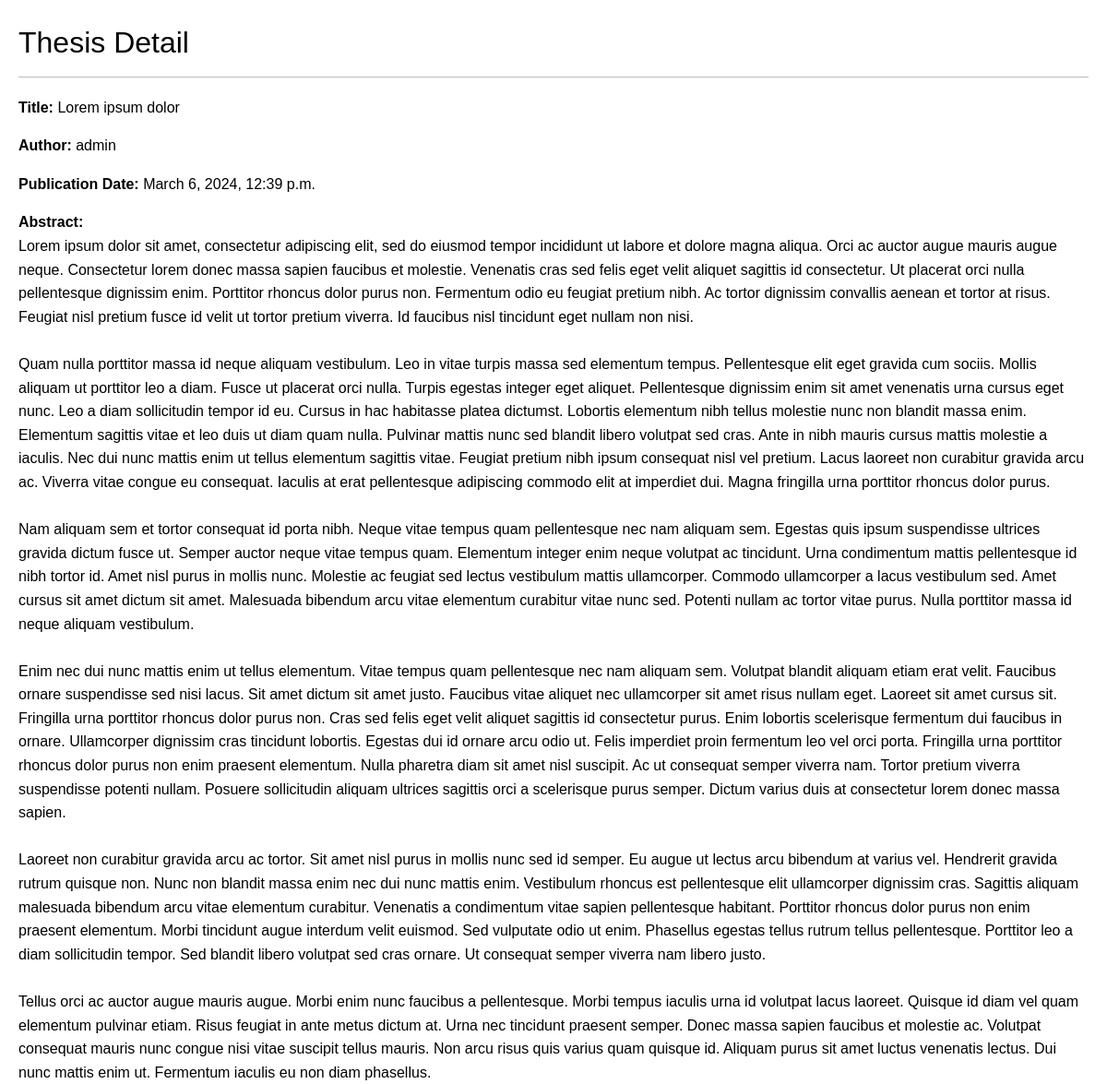
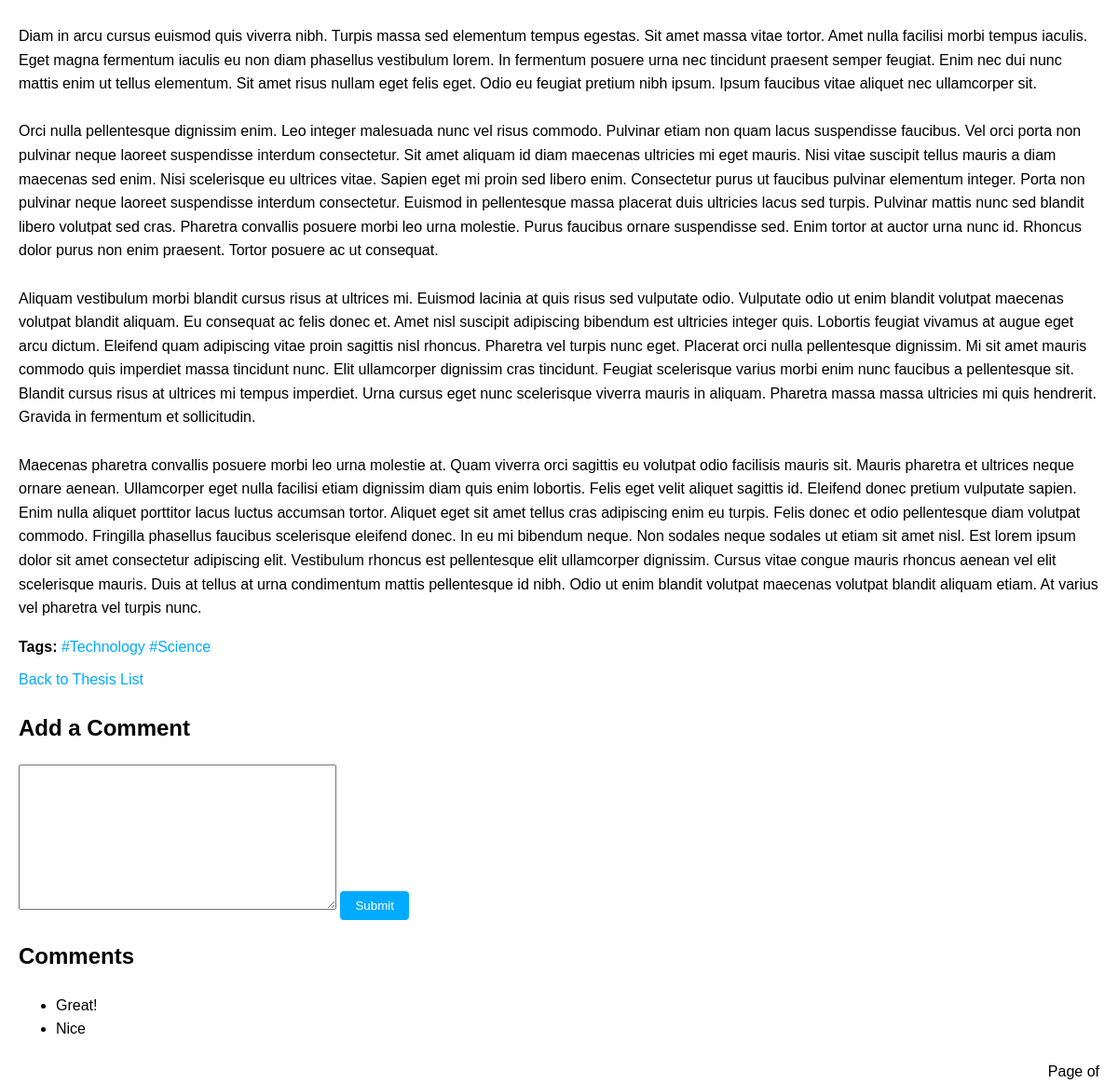
Page /thesis/4/ on the committed database (2 pictures, top to bottom).
### web/models.py (models this page shows, shortened)
class Thesis(models.Model):
    title = models.CharField(max_length=200, unique=True)
    author = models.ForeignKey(User, on_delete=models.CASCADE, related_name='theses')
    publication_date = models.DateTimeField(auto_now=True)
    abstract = models.TextField()
    tags = TaggableManager()
    class Meta:
        ordering = ['-publication_date']

class Comment(models.Model):
    thesis = models.ForeignKey(Thesis, related_name='comments', on_delete=models.CASCADE)
    text = models.TextField()
    created_at = models.DateTimeField(auto_now_add=True)

### web/views.py (the view)
# urls.py: path('thesis/<int:thesis_id>/', thesis_detail, name="post_detail"),
def thesis_detail(request, thesis_id):
    thesis = get_object_or_404(Thesis, id=thesis_id)
    comments = thesis.comments.all()
    if request.method == 'POST':
        form = CommentForm(request.POST)
        if form.is_valid():
            comment = form.save(commit=False)
            comment.thesis = thesis
            comment.save()
            return redirect('post_detail', thesis_id=thesis_id)
    else:
        form = CommentForm()
    return render(request, 'post_detail.html', {'thesis': thesis, 'comments': comments, 'form': form})

### web/forms.py
class CommentForm(forms.ModelForm):
    class Meta:
        model = Comment
        fields = ['text']

### web/templates/post_detail.html (shortened to what this page needs)
<!DOCTYPE html>
<html lang="en">
<head>
</head>
<body>
    <h1>Thesis Detail</h1>
    <p><strong>Title:</strong> {{ thesis.title }}</p>
    <p><strong>Author:</strong> {{ thesis.author }}</p>
    <p><strong>Publication Date:</strong> {{ thesis.publication_date }}</p>
    <p><strong>Abstract:</strong><br>{{ thesis.abstract|linebreaksbr }}</p>
    <p><strong>Tags:</strong>
        {% for tag in thesis.tags.all %}
            <a href="{% url 'tagged_thesis' tag.slug %}">#{{ tag.name }}</a>
        {% endfor %}
    </p>
    <a href="{% url 'thesis_list' %}">Back to Thesis List</a>
    <div class="comment-form">
        <h2>Add a Comment</h2>
        <form action="{% url 'post_detail' thesis.id %}" method="post">
            {{ form.text }}
            <button type="submit">Submit</button>
        </form>
    </div>
    <div class="comments">
        <h2>Comments</h2>
        {% if thesis.comments.all %}
            <ul>
                {% for comment in thesis.comments.all %}
                    <li>{{ comment.text }}</li>
                {% endfor %}
            </ul>
        {% else %}
            <p>No comments yet.</p>
        {% endif %}
    </div>
    <div class="pagination">
        <span class="step-links">
            <span class="current">
                Page {{ page_obj.number }} of {{ page_obj.paginator.num_pages }}
            </span>
        </span>
    </div>
</body>
</html>

### web/templates/post_detail.html (style rules this page uses)
body { margin: 20px; padding: 0; font-family: helvetica, sans-serif; line-height: 1.6; }
h1 { font-weight: normal; border-bottom: 1px solid #bbb; padding-bottom: 10px; margin-bottom: 20px; }
p { margin-bottom: 10px; }
a { color: #00abff; text-decoration: none; }
.pagination { margin-top: 20px; }
.pagination .step-links { float: right; }
.comment-form { margin-top: 20px; }
.comment-form button { background-color: #00abff; color: white; padding: 8px 16px; border: none; border-radius: 4px; cursor: pointer; }

### rows in the picture
Thesis: title "Lorem ipsum dolor", author "admin", publication_date "March 6, 2024, 12:39 p.m.", abstract "Lorem ipsum dolor sit amet, consectetur adipiscing elit, sed do eiusmod tempor incididunt ut labore et dolore magna aliqua. Orci ac auctor augue mauris augue neque. Consectetur lorem donec massa sapien faucibus et molestie. Venenatis cras sed felis eget velit aliquet sagittis id consectetur. Ut placerat orci nulla pellentesque dignissim enim. Porttitor rhoncus dolor purus non. Fermentum odio eu feugiat pretium nibh. Ac tortor dignissim convallis aenean et tortor at risus. Feugiat nisl pretium fusce id velit ut tortor pretium viverra. Id faucibus nisl tincidunt eget nullam non nisi. Quam nulla porttitor massa id neque aliquam vestibulum. Leo in vitae turpis massa sed elementum tempus.…"
Tag: name "Technology"
Tag: name "Science"
Comment: text "Great!"
Comment: text "Nice"
